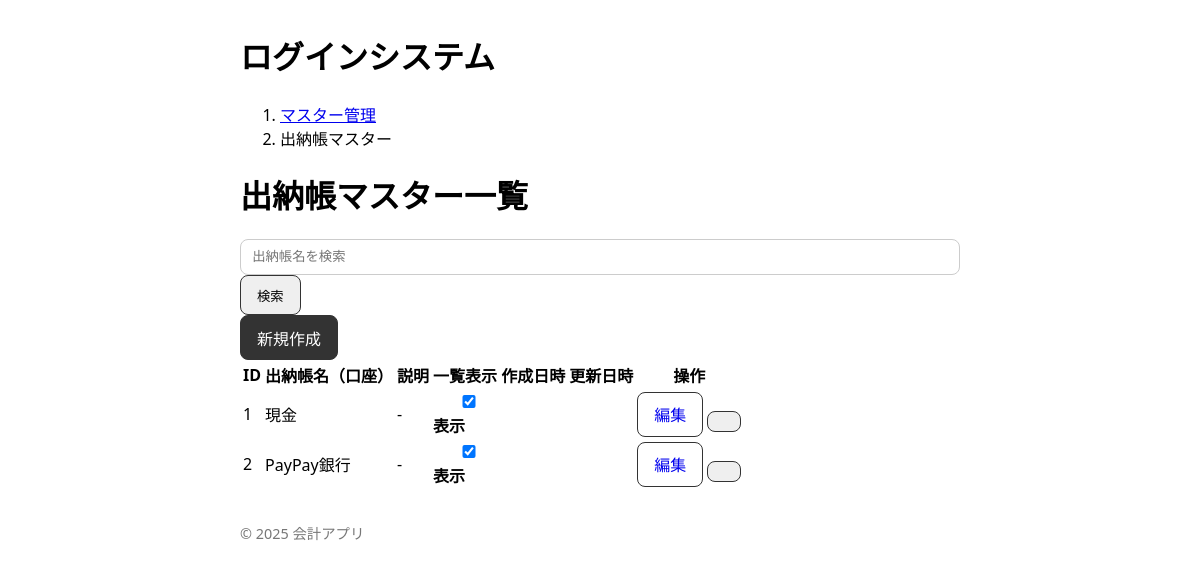
/accounting/cash-book-masters, run on the app's committed database.
### models.py (models this page shows, shortened)
class Base(declarative_base()):
    __abstract__ = True
    pass

class Account(Base):
    __tablename__ = 'accounts'
    id = Column(Integer, primary_key=True)
    organization_id = Column(Integer, ForeignKey('organizations.id'), nullable=False)
    account_name = Column(String(255), nullable=False)
    account_type = Column(String(50), nullable=False)
    display_name = Column(String(255))
    bank_name = Column(String(255))
    branch_name = Column(String(255))
    account_number = Column(String(50))
    account_item_id = Column(Integer, ForeignKey('account_items.id'))
    memo = Column(Text)
    is_visible_in_list = Column(Boolean, default=True, nullable=False)

### blueprints/cash_book_masters.py (the view)
@bp.route('/cash-book-masters', methods=['GET'])
def cash_book_masters_list():
    db = SessionLocal()
    try:
        search_query = request.args.get('search', '', type=str)
        query = db.query(Account)
        if search_query:
            query = query.filter(
                Account.account_name.ilike(f'%{search_query}%')
            )
        accounts = query.order_by(Account.id).all()
        return render_template(
            'cash_book_masters/list.html',
            accounts=accounts,
            search_query=search_query
        )
    finally:
        db.close()

### templates/cash_book_masters/list.html (shortened to what this page needs)
{% extends "base.html" %}
{% block content %}
<div class="container mt-4">
    <nav aria-label="breadcrumb">
        <ol class="breadcrumb">
            <li class="breadcrumb-item"><a href="{{ url_for('home.masters_index') }}">マスター管理</a></li>
            <li class="breadcrumb-item active" aria-current="page">出納帳マスター</li>
        </ol>
    </nav>
    <h1 class="mb-4">出納帳マスター一覧</h1>
    <div class="row mb-3">
        <div class="col-md-6">
            <form method="GET" action="{{ url_for('cash_book_masters.cash_book_masters_list') }}" class="d-flex">
                <input type="search" name="search" class="form-control me-2" placeholder="出納帳名を検索" value="{{ search_query }}">
                <button class="btn btn-outline-success" type="submit">検索</button>
            </form>
        </div>
        <div class="col-md-6 text-end">
            <a href="{{ url_for('cash_book_masters.cash_book_master_create') }}" class="btn btn-primary">新規作成</a>
        </div>
    </div>
    {% if accounts %}
        <div class="table-responsive">
            <table class="table table-striped table-hover">
                <thead>
                    <tr>
                        <th>ID</th>
                        <th>出納帳名（口座）</th>
                        <th>説明</th>
                        <th>一覧表示</th>
                        <th>作成日時</th>
                        <th>更新日時</th>
                        <th>操作</th>
                    </tr>
                </thead>
                <tbody>
                    {% for account in accounts %}
                    <tr>
                        <td>{{ account.id }}</td>
                        <td>{{ account.account_name }}</td>
                        <td>{{ account.description or '-' }}</td>
                        <td>
                            <div class="form-check form-switch">
                                <input class="form-check-input" type="checkbox" id="visibility_{{ account.id }}"
                                       {% if account.is_visible_in_list %}checked{% endif %}
                                       onchange="toggleVisibility({{ account.id }}, this.checked)">
                                <label class="form-check-label" for="visibility_{{ account.id }}">
                                    {% if account.is_visible_in_list %}表示{% else %}非表示{% endif %}
                                </label>
                            </div>
                        </td>
                        <td>{{ account.created_at }}</td>
                        <td>{{ account.updated_at }}</td>
                        <td>
                            <a href="{{ url_for('accounts.account_edit', account_id=account.id) }}" class="btn btn-sm btn-outline-secondary me-2">編集</a>
                            <button type="button" class="btn btn-sm btn-outline-danger" onclick="confirmDelete({{ account.id }}, '{{ account.account_name }}')"削除</button>
                        </td>
                    </tr>
                    {% endfor %}
                </tbody>
            </table>
        </div>
    {% else %}
        <div class="alert alert-info" role="alert">
            出納帳マスター（口座）はまだ登録されていません。
        </div>
    {% endif %}
</div>
{% endblock %}

### templates/base.html (style rules this page uses)
body { font-family: system-ui,-apple-system,Segoe UI,Roboto,Helvetica,Arial,sans-serif; margin: 2rem; }
.container { max-width: 720px; margin: 0 auto; }
.btn { display: inline-block; padding: .6rem 1rem; border-radius: 8px; border: 1px solid #333; text-decoration: none; }
.btn-primary { background: #333; color: #fff; border-color: #333; }
label { font-weight: 600; }
input { width: 100%; padding: .6rem .7rem; border: 1px solid #ccc; border-radius: 8px; }

### data on the page
Account: id "1", account_name "現金", description "-", is_visible_in_list "☑", shows "表示"
Account: id "2", account_name "PayPay銀行", description "-", is_visible_in_list "☑", shows "表示"

### other printed values
{{ 2025 }} "2025"
